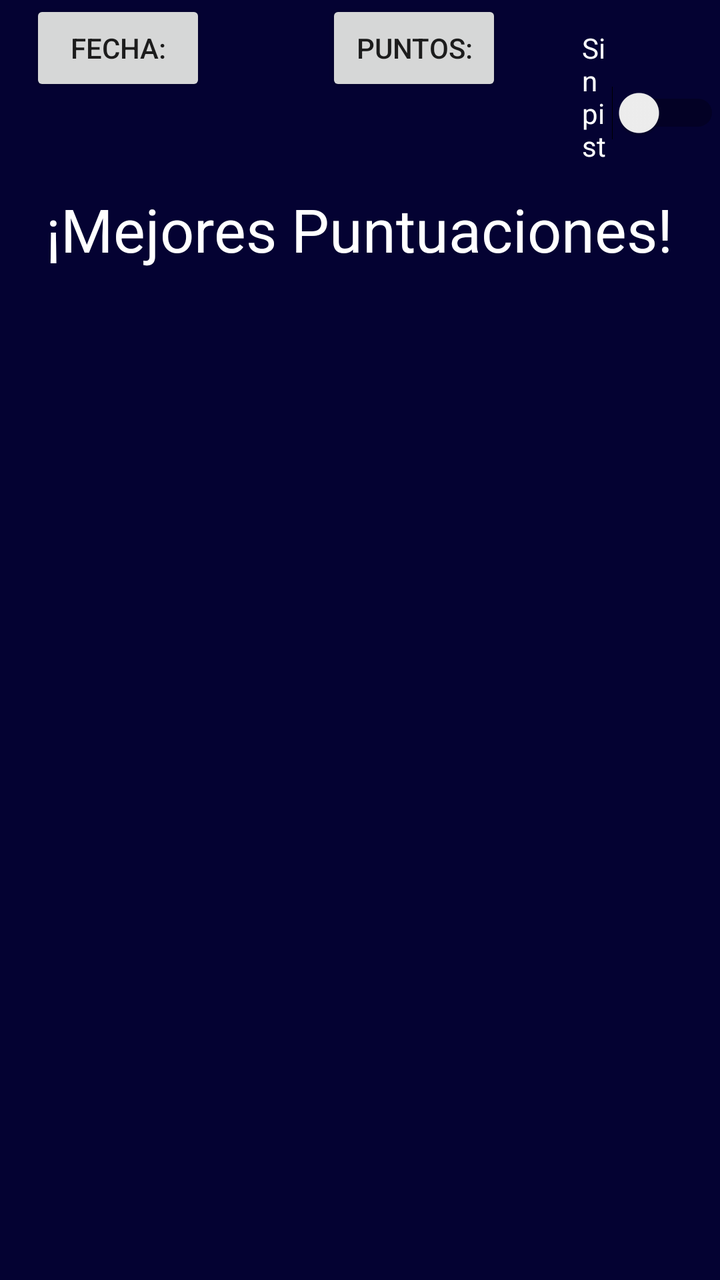
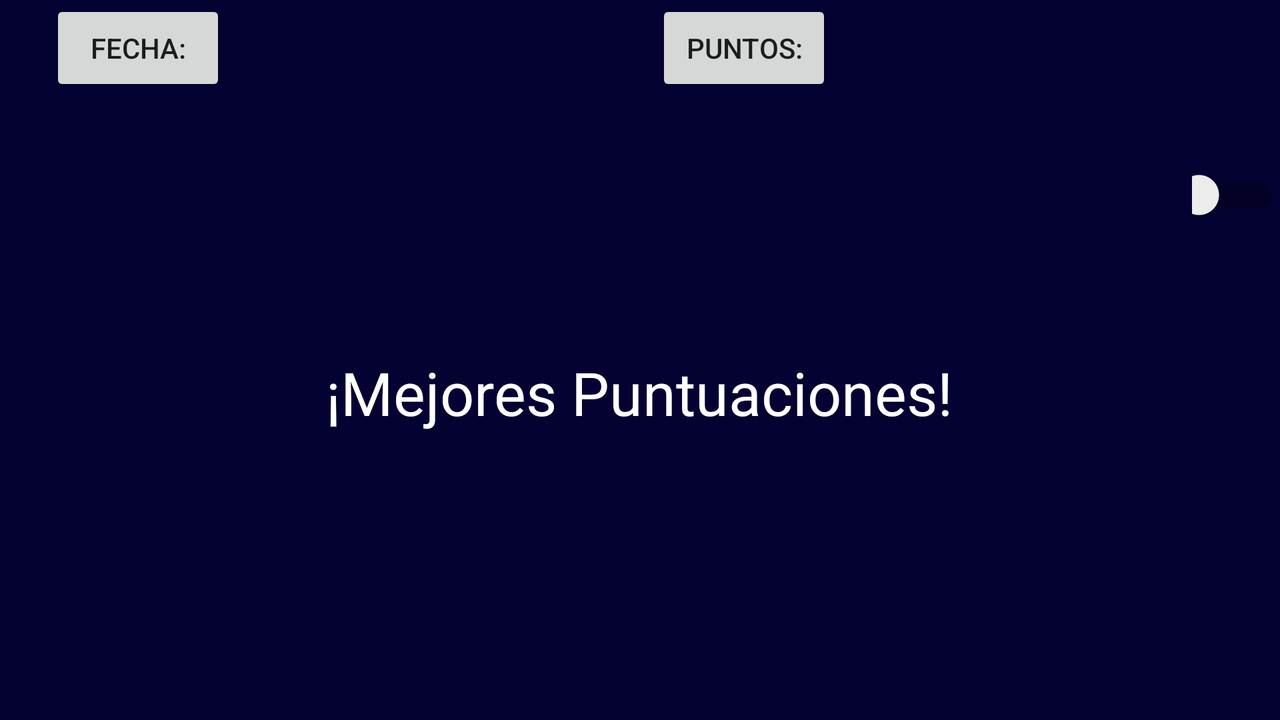

First picture: res/layout/ on a phone held upright. Second picture: the repository's own variant of that layout, on a device whose configuration matches the variant's folder. Source for both follows.
<!-- AndroidManifest.xml: application theme Theme.QuizApp_Arttis -->
<!-- res/layout/activity_user_points.xml -->
<?xml version="1.0" encoding="utf-8"?>
<LinearLayout xmlns:android="http://schemas.android.com/apk/res/android"
    xmlns:tools="http://schemas.android.com/tools"
    android:layout_width="match_parent"
    android:layout_height="match_parent"
    android:background="#040232"
    android:gravity="top"
    android:orientation="vertical">

    <LinearLayout
        android:layout_width="wrap_content"
        android:layout_height="wrap_content">

        <Button
            android:id="@+id/btn_fechaUser"
            android:layout_width="wrap_content"
            android:layout_height="wrap_content"
            android:text="@string/fechaPuntos"
            android:layout_marginLeft="15dp"/>

        <Button
            android:id="@+id/btn_PuntosUser"
            android:layout_width="wrap_content"
            android:layout_height="wrap_content"
            android:text="@string/puntosPuntos"
            android:layout_marginLeft="60dp"/>

        <Switch
            android:id="@+id/switch_hintsUser"
            android:layout_width="wrap_content"
            android:layout_height="wrap_content"
            android:text="@string/sin_pistas"
            android:textColor="@color/white"
            android:layout_marginLeft="40dp"/>

    </LinearLayout>

    <LinearLayout
        android:layout_width="match_parent"
        android:layout_height="wrap_content"
        android:gravity="center"
        android:layout_marginTop="10dp">

        <TextView
            android:layout_width="wrap_content"
            android:layout_height="wrap_content"
            android:textColor="@color/white"
            android:textSize="30dp"
            android:text="¡Mejores Puntuaciones!"/>

    </LinearLayout>

    <androidx.recyclerview.widget.RecyclerView
        android:id="@+id/rvPuntuacionUser"
        android:layout_width="match_parent"
        android:layout_height="wrap_content">

    </androidx.recyclerview.widget.RecyclerView>


</LinearLayout>
<!-- resources referenced by this layout -->
<resources>
  <string name="fechaPuntos">Fecha:</string>
  <string name="puntosPuntos">Puntos:</string>
  <string name="sin_pistas">Sin pistas</string>
  <style name="Theme.QuizApp_Arttis" parent="Theme.MaterialComponents.DayNight.DarkActionBar">
          
          <item name="colorPrimary">@color/purple_500</item>
          <item name="colorPrimaryVariant">@color/purple_700</item>
          <item name="colorOnPrimary">@color/white</item>
          
          <item name="colorSecondary">@color/teal_200</item>
          <item name="colorSecondaryVariant">@color/teal_700</item>
          <item name="colorOnSecondary">@color/black</item>
          
          <item name="android:statusBarColor" tools:targetApi="l">?attr/colorPrimaryVariant</item>
          
      </style>
</resources>
<!-- res/layout-land/activity_user_points.xml (the author's variant of the layout above) -->
<!-- drawn on the phone turned sideways -->
<?xml version="1.0" encoding="utf-8"?>
<LinearLayout xmlns:android="http://schemas.android.com/apk/res/android"
    xmlns:tools="http://schemas.android.com/tools"
    android:layout_width="match_parent"
    android:layout_height="match_parent"
    android:background="#040232"
    android:gravity="top"
    android:orientation="vertical">

    <ScrollView
        android:layout_width="match_parent"
        android:layout_height="match_parent">

        <LinearLayout
            android:layout_width="match_parent"
            android:layout_height="wrap_content"
            android:orientation="vertical" >

            <LinearLayout
                android:layout_width="match_parent"
                android:layout_height="wrap_content">

            </LinearLayout>

            <LinearLayout
                android:layout_width="wrap_content"
                android:layout_height="wrap_content">

                <Button
                    android:id="@+id/btn_fechaUser"
                    android:layout_width="wrap_content"
                    android:layout_height="wrap_content"
                    android:text="@string/fechaPuntos"
                    android:layout_marginLeft="25dp"/>

                <Button
                    android:id="@+id/btn_PuntosUser"
                    android:layout_width="wrap_content"
                    android:layout_height="wrap_content"
                    android:text="@string/puntosPuntos"
                    android:layout_marginLeft="215dp"/>

                <Switch
                    android:id="@+id/switch_hintsUser"
                    android:layout_width="wrap_content"
                    android:layout_height="wrap_content"
                    android:text="@string/sin_pistas"
                    android:textColor="@color/white"
                    android:layout_marginLeft="180dp"/>

            </LinearLayout>

            <LinearLayout
                android:layout_width="match_parent"
                android:layout_height="wrap_content"
                android:gravity="center"
                android:layout_marginTop="10dp">

                <TextView
                    android:layout_width="wrap_content"
                    android:layout_height="wrap_content"
                    android:textColor="@color/white"
                    android:textSize="30dp"
                    android:text="@string/tu_mejores_puntuaciones"/>

            </LinearLayout>


            <androidx.recyclerview.widget.RecyclerView
                android:id="@+id/rvPuntuacionUser"
                android:layout_width="match_parent"
                android:layout_height="wrap_content">

            </androidx.recyclerview.widget.RecyclerView>

        </LinearLayout>

    </ScrollView>

</LinearLayout>
<!-- resources referenced by the variant -->
<!-- as the phone turned sideways resolves them -->
<resources>
  <string name="fechaPuntos">Fecha:</string>
  <string name="puntosPuntos">Puntos:</string>
  <string name="sin_pistas">Sin pistas</string>
  <string name="tu_mejores_puntuaciones">¡Mejores Puntuaciones!</string>
  <style name="Theme.QuizApp_Arttis" parent="Theme.MaterialComponents.DayNight.DarkActionBar">
          
          <item name="colorPrimary">@color/purple_500</item>
          <item name="colorPrimaryVariant">@color/purple_700</item>
          <item name="colorOnPrimary">@color/white</item>
          
          <item name="colorSecondary">@color/teal_200</item>
          <item name="colorSecondaryVariant">@color/teal_700</item>
          <item name="colorOnSecondary">@color/black</item>
          
          <item name="android:statusBarColor" tools:targetApi="l">?attr/colorPrimaryVariant</item>
          
      </style>
</resources>
